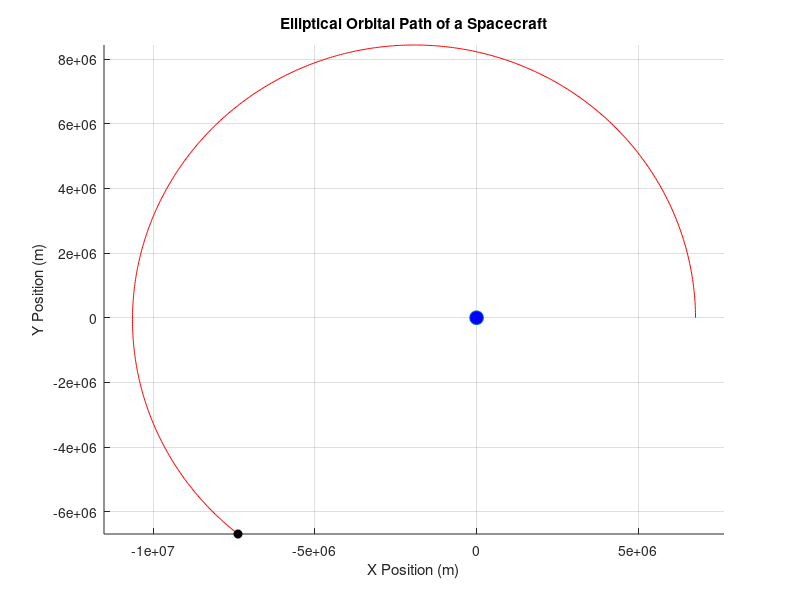

Here is the MATLAB script that generated this plot:
% Constants and Initial Conditions
G = 6.67430e-11;  % Gravitational constant in m^3 kg^-1 s^-2
M = 5.972e24;     % Mass of Earth in kg
dt = 10;          % Time step in seconds

% Initial position and velocity for elliptical orbit
x = 6.371e6 + 400000;  % Distance from Earth's center + altitude of 400 km at perigee
y = 0;
eccentricity = 0.1;  % Eccentricity of the ellipse

% Velocity at perigee for elliptical orbit
perigee_velocity = sqrt((G * M * (1 + eccentricity)) / (x * (1 - eccentricity)));
vx = 0;
vy = perigee_velocity;  % Adjusted for elliptical orbit

% Simulation time
T = 5400;  % Total time in seconds to see full elliptical motion
steps = T / dt;

% Arrays for storing positions
X = zeros(1, steps);
Y = zeros(1, steps);

% Setting up the plot
figure;
hold on;
axis equal;
grid on;
title('Elliptical Orbital Path of a Spacecraft');
xlabel('X Position (m)');
ylabel('Y Position (m)');
plotEarth = plot(0, 0, 'o', 'MarkerFaceColor', 'b', 'MarkerSize', 10); % Earth at the origin
pathPlot = plot(X, Y, 'r'); % Path of the orbit
particlePlot = plot(x, y, 'ko', 'MarkerFaceColor', 'k'); % Particle representing the spacecraft

% Euler's method to update position and velocity
for i = 1:steps
    % Store positions for plotting
    X(i) = x;
    Y(i) = y;
    
    % Calculate radial distance
    r = sqrt(x^2 + y^2);
    
    % Calculate acceleration components
    ax = -G * M * x / r^3;
    ay = -G * M * y / r^3;
    
    % Update velocities
    vx = vx + ax * dt;
    vy = vy + ay * dt;
    
    % Update positions
    x = x + vx * dt;
    y = y + vy * dt;
    
    % Update plot
    set(pathPlot, 'XData', X, 'YData', Y);
    set(particlePlot, 'XData', x, 'YData', y);
    drawnow; % Update the plot
end
